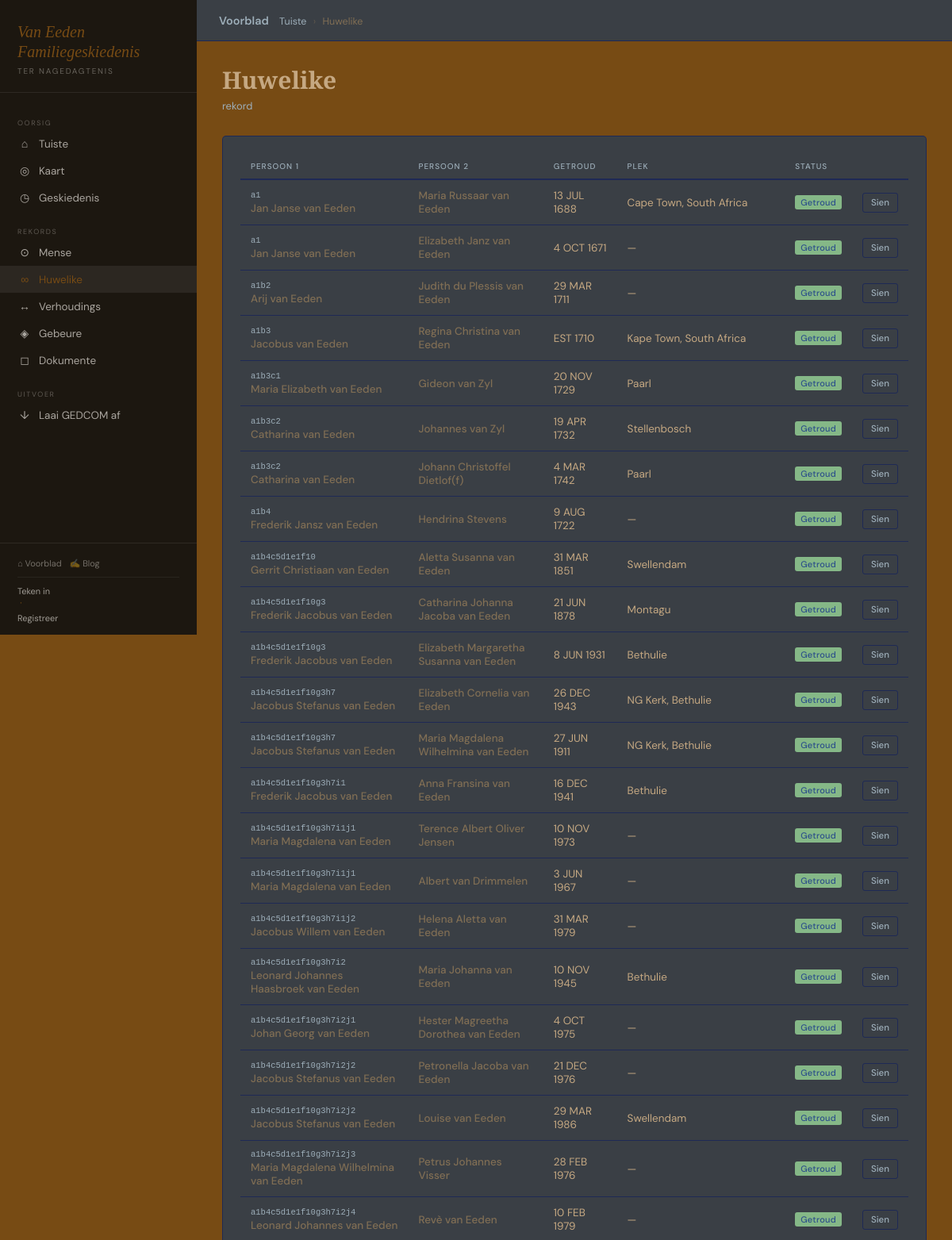
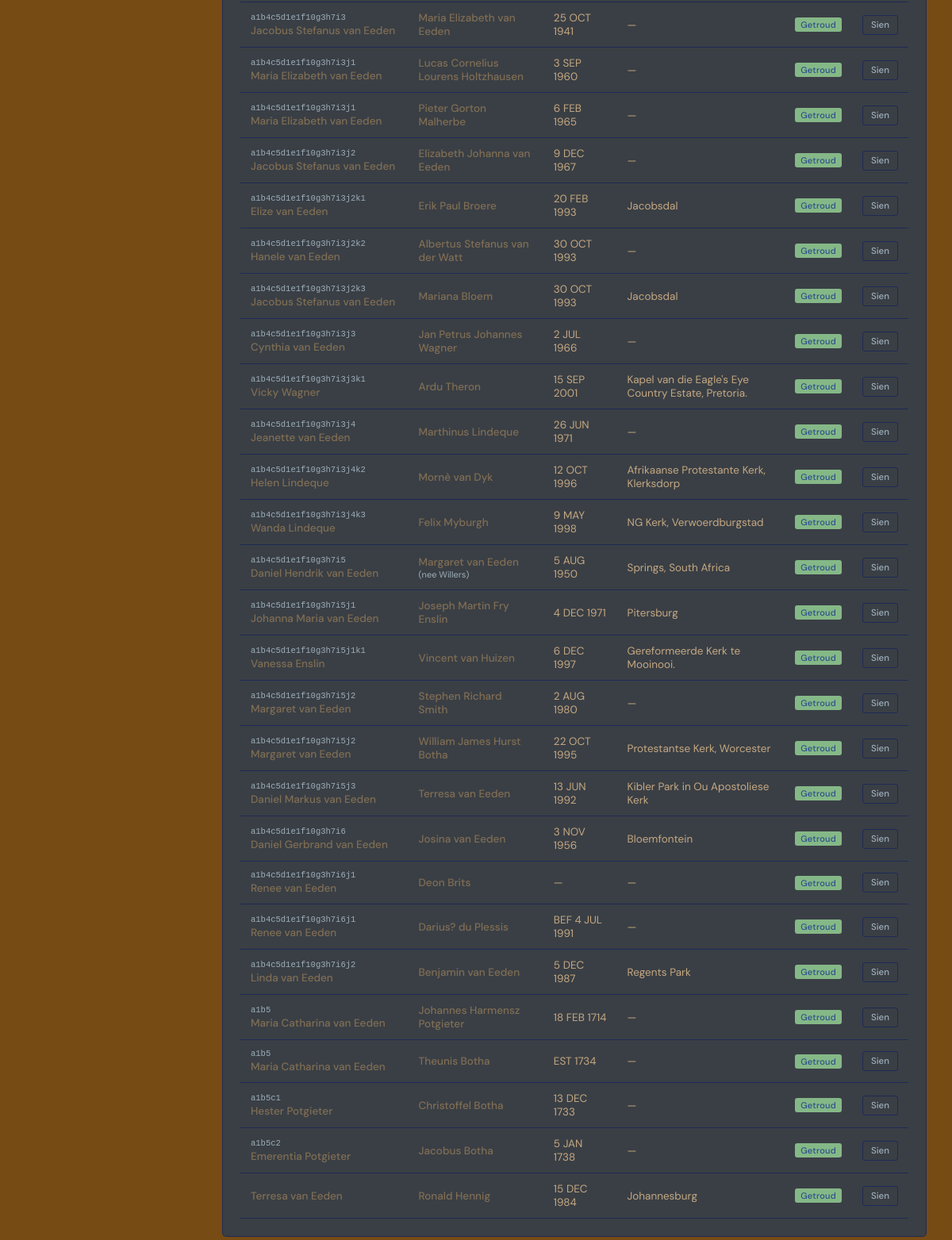
The page /argief/huwelike/ on the database as committed earlier (2 pictures, top to bottom).
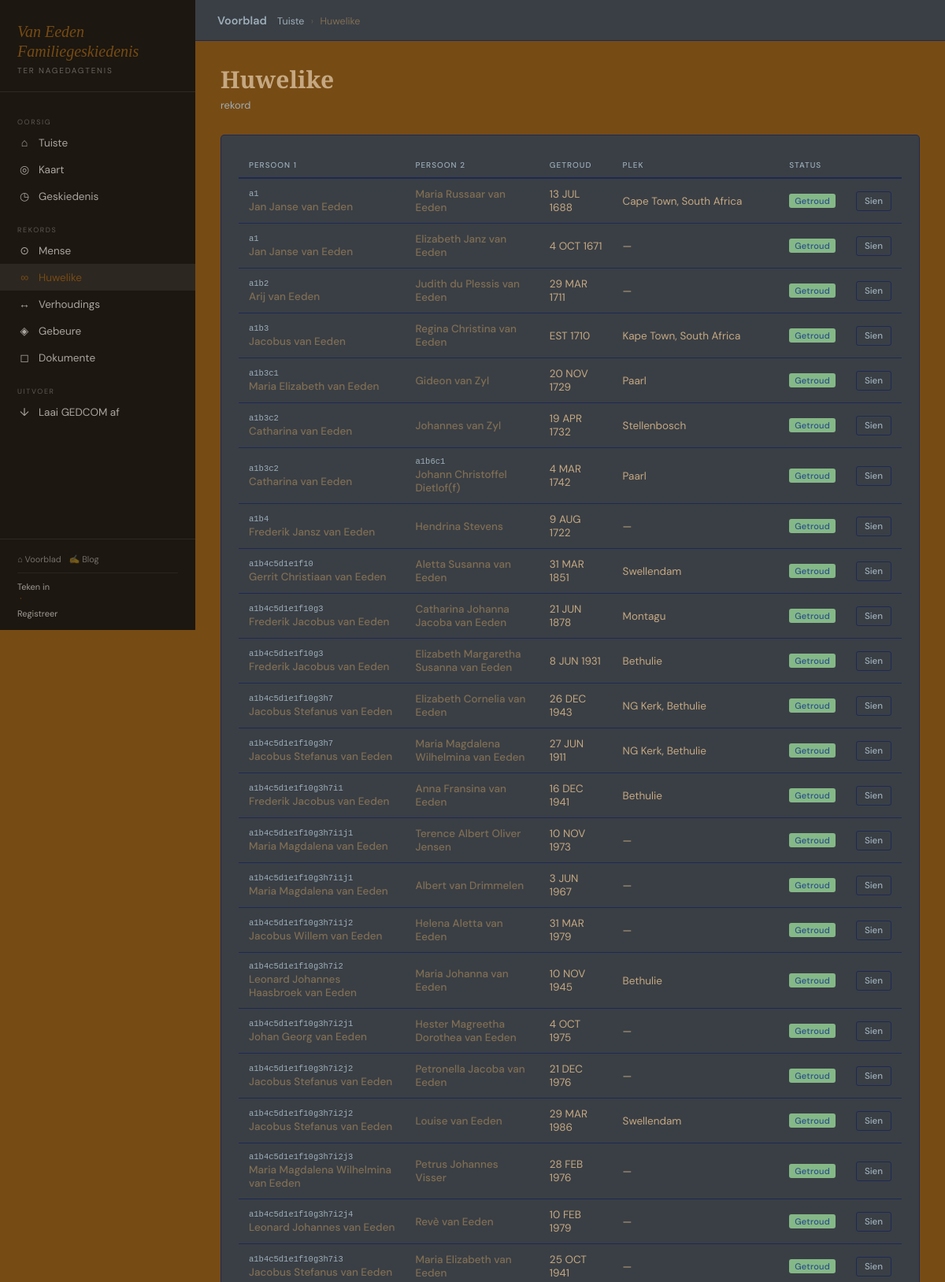
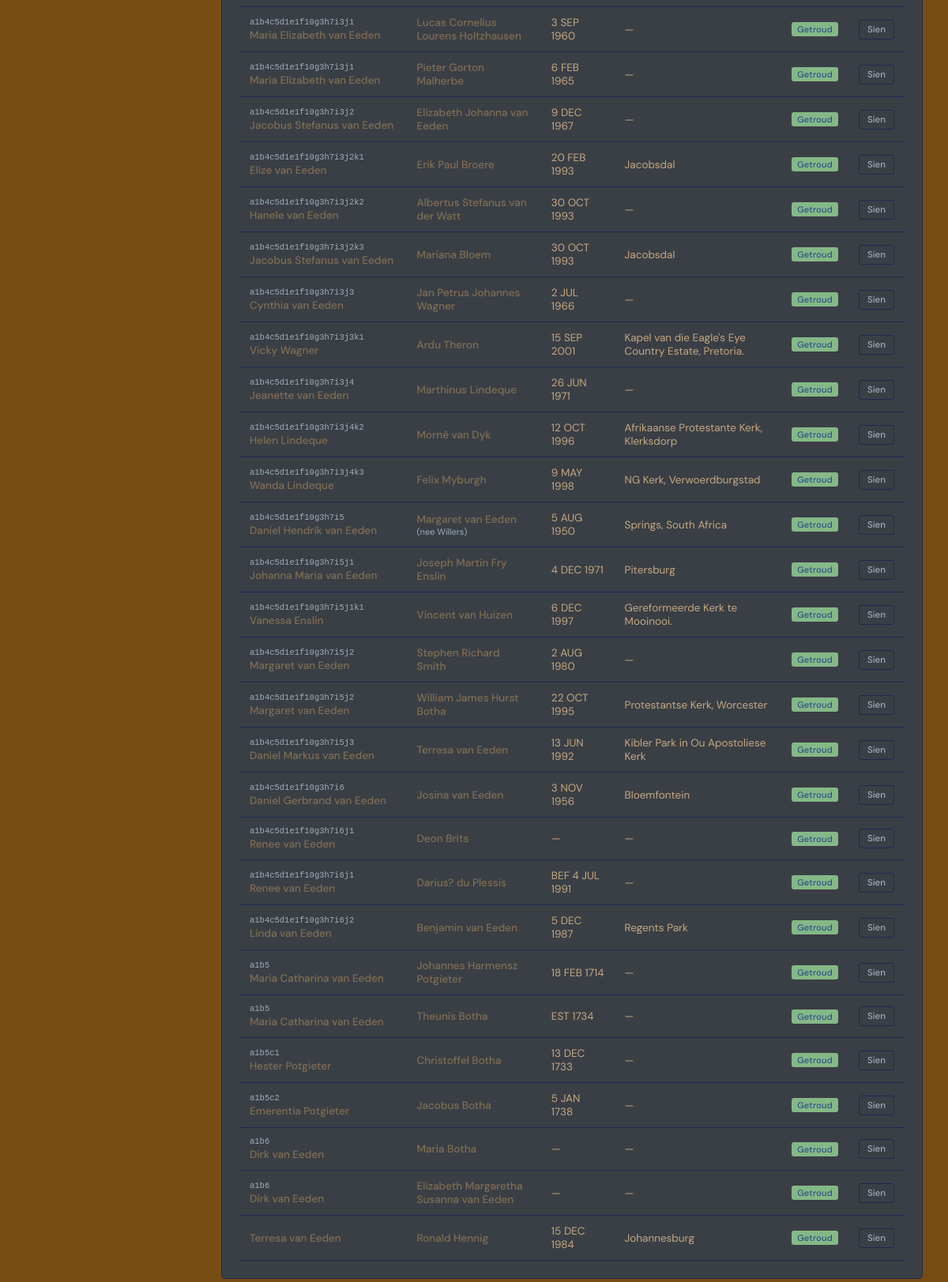
The same page on the database as committed later (2 pictures, top to bottom).
### genealogy/models.py (models this page shows, shortened)
class Marriage(models.Model):
    STATUS_CHOICES = [
        ('married','Getroud'),
        ('divorced','Geskei'),
        ('widowed','Nagelaat'),
        ('separated','Vervreemd'),
        ('annulled','Nietig Verklaar'),
    ]
    person1        = models.ForeignKey(Person, on_delete=models.CASCADE, related_name='marriages_as_person1')
    person2        = models.ForeignKey(Person, on_delete=models.CASCADE, related_name='marriages_as_person2')
    marriage_date  = models.CharField(max_length=100, blank=True,
                       help_text='GEDCOM datum, bv. 15 JAN 1920')
    marriage_place = models.CharField(max_length=200, blank=True)
    end_date       = models.CharField(max_length=100, blank=True,
                       help_text='GEDCOM datum')
    end_place      = models.CharField(max_length=200, blank=True)
    status         = models.CharField(max_length=20, choices=STATUS_CHOICES, default='married')
    notes          = models.TextField(blank=True)
    class Meta:
        ordering = ['marriage_date']

class Person(models.Model):
    GENDER_CHOICES = [('M','Manlik'),('F','Vroulik'),('O','Ander'),('U','Onbekend')]
    first_name  = models.CharField(max_length=100)
    middle_name = models.CharField(max_length=100, blank=True)
    last_name   = models.CharField(max_length=100)
    maiden_name = models.CharField(max_length=100, blank=True)
    gender      = models.CharField(max_length=1, choices=GENDER_CHOICES, default='U')
    photo       = models.ImageField(upload_to='people/photos/', blank=True, null=True)
    birth_date  = models.CharField(max_length=100, blank=True,
                    help_text='GEDCOM datum, bv. BEF 15 JAN 1900')
    birth_place = models.CharField(max_length=200, blank=True)
    death_date  = models.CharField(max_length=100, blank=True,
                    help_text='GEDCOM datum, bv. AFT 1950')
    death_place = models.CharField(max_length=200, blank=True)
    is_deceased = models.BooleanField(default=False)
    is_root     = models.BooleanField(default=False, help_text='Stam-ouer van die boom (a1)')
    biography   = models.TextField(blank=True)
    notes       = models.TextField(blank=True)
    created_at  = models.DateTimeField(auto_now_add=True)
    updated_at  = models.DateTimeField(auto_now=True)
    created_by  = models.ForeignKey(User, on_delete=models.SET_NULL, null=True, blank=True,
                    related_name='created_people')
    birth_lat   = models.FloatField(null=True, blank=True)
    birth_lng   = models.FloatField(null=True, blank=True)
    death_lat   = models.FloatField(null=True, blank=True)
    death_lng   = models.FloatField(null=True, blank=True)
    class Meta:
        ordering = ['first_name', 'last_name']
        verbose_name_plural = 'Mense'
    @property
    def full_name(self):
        parts = [self.first_name]
        if self.middle_name: parts.append(self.middle_name)
        parts.append(self.last_name)
        return ' '.join(parts)
    def get_absolute_url(self):
        return reverse('genealogy:person_detail', kwargs={'pk': self.pk})

### genealogy/views.py (the view)
# urls.py: path('huwelike/',                     views.marriage_list,     name='marriage_list'),
def marriage_list(request):
    profile   = get_profile(request.user)
    marriages = list(Marriage.objects.select_related('person1','person2').all())
    from .henry import compute_henry_for_tree
    import re as _re
    henry_map = {}
    root = Person.objects.filter(is_root=True).first()
    if root:
        henry_map = compute_henry_for_tree(root)
    def h_key(m):
        hn = henry_map.get(m.person1.pk, '')
        parts = _re.findall(r'([a-z]+)(\d+)', hn)
        return [(l, int(n)) for l, n in parts] if parts else [('zzz', 9999)]
    marriages = sorted(marriages, key=h_key)
    return render(request, 'genealogy/marriage_list.html',
        {'marriages': marriages, 'profile': profile, 'henry_map': henry_map})

### genealogy/gedcom_dates.py (called while the page is built)
def parse_gedcom_date(gedcom_str):
    if not gedcom_str:
        return None
    s = gedcom_str.strip().upper()
    if not s or s in ('ONBEKEND', 'UNKNOWN'):
        return {'modifier': 'UNK'}
    result = {'modifier': 'EXACT', 'day': None, 'month': None, 'year': None,
              'day2': None, 'month2': None, 'year2': None}
    bet = re.match(r'^BET\s+(.+?)\s+AND\s+(.+)$', s)
    if bet:
        result['modifier'] = 'BET'
        _fill_date_parts(result, bet.group(1), '', '')
        _fill_date_parts(result, bet.group(2), '2', '2')
        return result
    mod_match = re.match(r'^(BEF|AFT|EST|ABT|CAL|INT)\s+(.+)$', s)
    if mod_match:
        result['modifier'] = mod_match.group(1)
        _fill_date_parts(result, mod_match.group(2), '', '')
        return result
    _fill_date_parts(result, s, '', '')
    return result

### genealogy/henry.py (called while the page is built)
def _depth_letter(depth):
    result = ''
    n = depth + 1
    while n > 0:
        n, remainder = divmod(n - 1, 26)
        result = LETTERS[remainder] + result
    return result

### genealogy/templatetags/genealogy_extras.py (called while the page is built)
@register.filter
def get_item(dictionary, key):
    if not dictionary:
        return ''
    return dictionary.get(key, '')

### genealogy/templates/genealogy/marriage_list.html (shortened to what this page needs)
{% extends "genealogy/base.html" %}
{% load genealogy_extras %}
{% block breadcrumb %}<a href="{% url 'genealogy:dashboard' %}">Tuiste</a> <span>›</span> Huwelike{% endblock %}
{% block content %}
<div class="ph"><div><h2>Huwelike</h2><p class="subtitle">{{ marriages.count }} rekord{{ marriages.count|pluralize:"s" }}</p></div></div>
<div class="card"><div class="table-wrap"><table>
  <thead>
    <tr><th>Persoon 1</th><th>Persoon 2</th><th>Getroud</th><th>Plek</th><th>Status</th><th></th></tr>
  </thead>
  <tbody>
    {% for m in marriages %}
    <tr>
      <td>
        {% if henry_map %}
          {% with henry=henry_map|get_item:m.person1.pk %}
            {% if henry %}
              <div style="font-size:10.5px;color:var(--muted);font-family:monospace;margin-bottom:2px;">{{ henry }}</div>
            {% endif %}
          {% endwith %}
        {% endif %}
        <a href="{{ m.person1.get_absolute_url }}">{{ m.person1.full_name }}</a>
      </td>
      <td>
        {% if henry_map %}
          {% with henry=henry_map|get_item:m.person2.pk %}
            {% if henry %}
              <div style="font-size:10.5px;color:var(--muted);font-family:monospace;margin-bottom:2px;">{{ henry }}</div>
            {% endif %}
          {% endwith %}
        {% endif %}
        <a href="{{ m.person2.get_absolute_url }}">{{ m.person2.full_name }}</a>
        {% if m.person2.maiden_name %}
          <div style="font-size:11px;color:var(--muted);">(nee {{ m.person2.maiden_name }})</div>
        {% endif %}
      </td>
      <td>{{ m.marriage_date|default:"—" }}</td>
      <td>{{ m.marriage_place|default:"—" }}</td>
      <td><span class="badge badge-viewer">{{ m.get_status_display }}</span></td>
      <td style="white-space:nowrap;">
        <a href="{% url 'genealogy:marriage_detail' m.pk %}" class="btn btn-secondary btn-sm">Sien</a>
      </td>
    </tr>
    {% empty %}
    <tr><td colspan="6" style="text-align:center;color:var(--muted);padding:32px;">Geen huwelike aangeteken nie.</td></tr>
    {% endfor %}
  </tbody>
</table></div></div>
{% endblock %}

Rows that differ between the two databases and show on the page:
shown differently, row unchanged: Marriage "4 MAR 1742": henry (not shown) → "a1b6c1"
added Marriage: henry "a1b6", person1.full_name "Dirk van Eeden", person2.full_name "Maria Botha", marriage_date "—", marriage_place "—", status "Getroud"
added Marriage: henry "a1b6", person1.full_name "Dirk van Eeden", person2.full_name "Elizabeth Margaretha Susanna van Eeden", marriage_date "—", marriage_place "—", status "Getroud"
